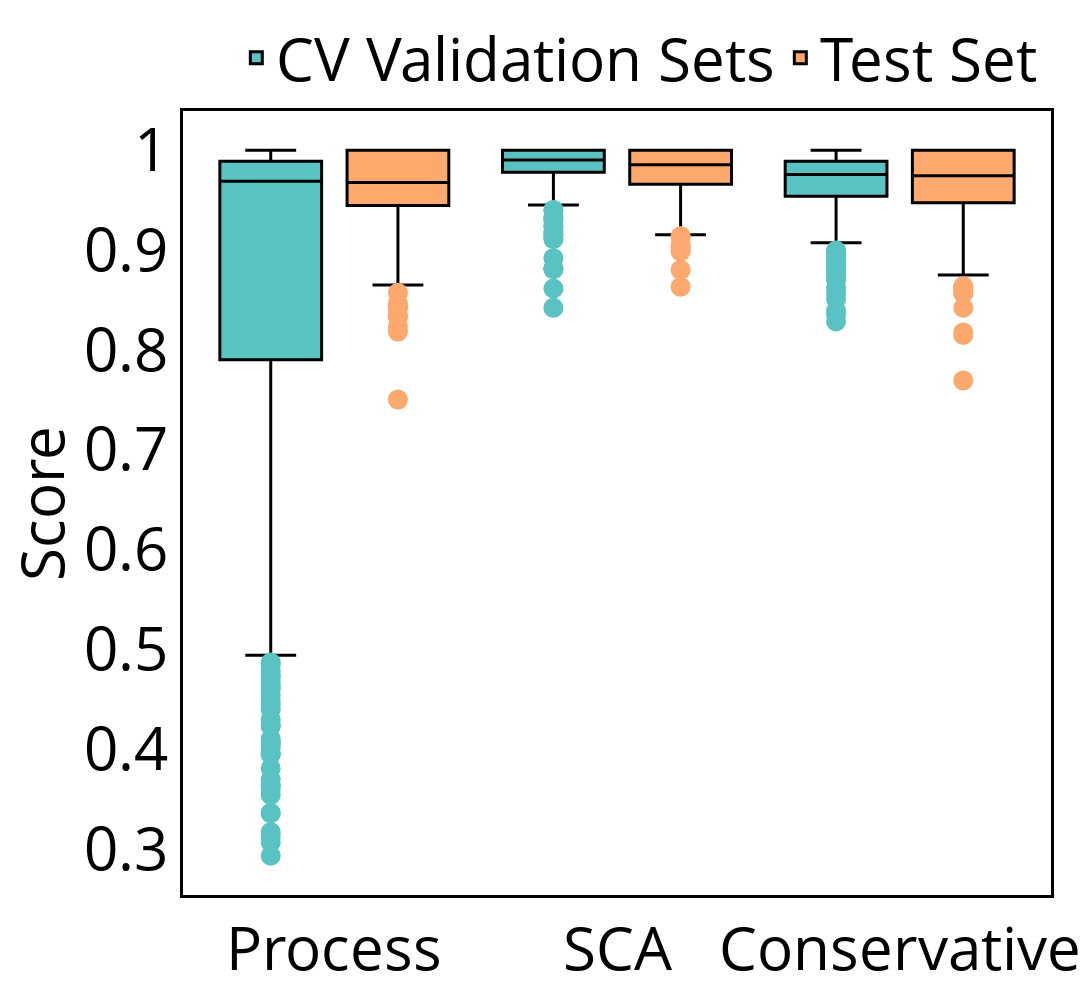

Here is the notebook cell this chart was saved with:
### Code cell
colors=['#59C3C3', '#FDA96D']    
traces = []
for i, md in enumerate(df.clf.unique()):
    df_plot = df[(df.clf == md)]
    trace = go.Box(
            x=df_plot.module,
            y=df_plot.score,
            boxpoints='outliers',
            name=md,
            fillcolor=colors[i],
            line_color='#000000',
            line_width=3,
            marker=dict(size=20, color=colors[i]))
    traces.append(trace)
fig = go.Figure()
fig.add_traces(traces)
fig.update_layout(
        boxmode="group",
        yaxis_title_text='Score',
        height=1000,
        width=2000,
        title_x=0.5,
        legend=dict(font=dict(size=60, color='black'), yanchor="bottom",
                    y=1.01, xanchor="right", x=0.99, orientation='h'),
        xaxis=dict(tickfont=dict(size=60), showline=True, linewidth=3,
                   linecolor='black', mirror=True, color='black'),
        yaxis=dict(tickfont=dict(size=60), titlefont=dict(size=60), title_standoff=30,
                   showline=True, linewidth=3, linecolor='black', mirror=True, color='black'),
        boxgroupgap=0.2,
        boxgap=0.1,
        paper_bgcolor='rgba(255,255,255,1)',
        plot_bgcolor='rgba(255,255,255,1)',
        margin=dict(l=20, r=20, t=25, b=20),
        showlegend=True)
fig.write_image('../../../python/reports/plots/cv_average_fmeasure.jpeg')
fig.show()

### Figure 1 — Plotly figure (JSON) as saved in the notebook; plotly's stock layout.template omitted (floating-point values rounded to 4 significant figures; data arrays with more than 128 entries replaced by an {"elided": "..."} marker saying what was removed)
{"data": [{"boxpoints": "outliers", "fillcolor": "#59C3C3", "line": {"color": "#000000", "width": 3}, "marker": {"color": "#59C3C3", "size": 20}, "name": "CV Validation Sets", "type": "box", "x": {"elided": "933 str values"}, "y": {"elided": "933 float values"}}, {"boxpoints": "outliers", "fillcolor": "#FDA96D", "line": {"color": "#000000", "width": 3}, "marker": {"color": "#FDA96D", "size": 20}, "name": "Test Set", "type": "box", "x": {"elided": "933 str values"}, "y": {"elided": "933 float values"}}], "layout": {"boxgap": 0.1, "boxgroupgap": 0.2, "boxmode": "group", "height": 1000, "legend": {"font": {"color": "black", "size": 60}, "orientation": "h", "x": 0.99, "xanchor": "right", "y": 1.01, "yanchor": "bottom"}, "margin": {"b": 20, "l": 20, "r": 20, "t": 25}, "paper_bgcolor": "rgba(255,255,255,1)", "plot_bgcolor": "rgba(255,255,255,1)", "showlegend": true, "title": {"x": 0.5}, "width": 2000, "xaxis": {"color": "black", "linecolor": "black", "linewidth": 3, "mirror": true, "showline": true, "tickfont": {"size": 60}}, "yaxis": {"color": "black", "linecolor": "black", "linewidth": 3, "mirror": true, "showline": true, "tickfont": {"size": 60}, "title": {"font": {"size": 60}, "standoff": 30, "text": "Score"}}}}
